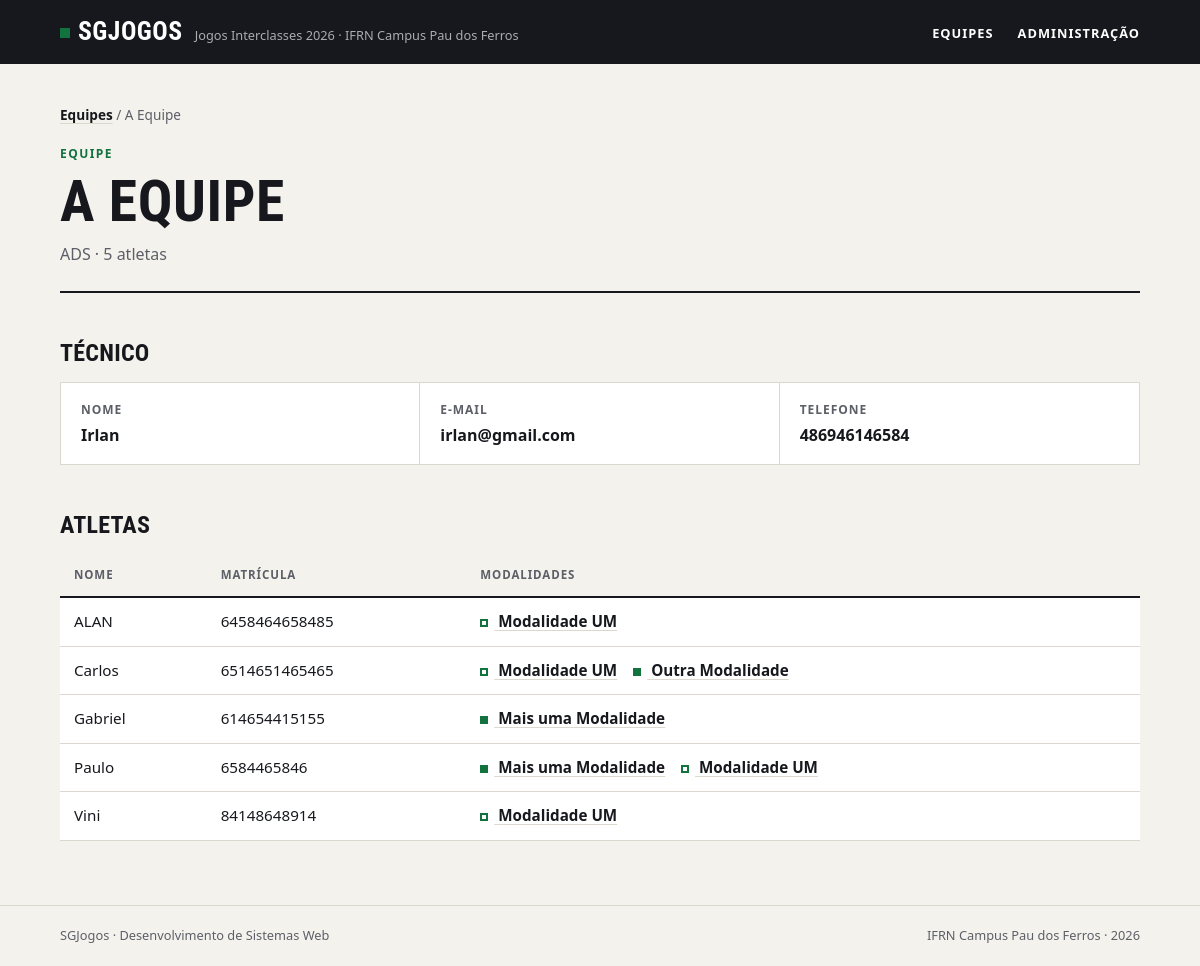
The page /equipes/4/ on the database its author committed.
### jogos/models.py (models this page shows, shortened)
class Equipe(models.Model):
    nome = models.CharField(max_length=100, unique=True)
    curso = models.CharField(max_length=100)
    cor = models.CharField(max_length=100)
    criada_em = models.DateTimeField(auto_now_add=True)
    class Meta:
        verbose_name = "equipe"
        verbose_name_plural = "equipes"
        ordering = ["nome"]

class Atleta(models.Model):
    nome = models.CharField(max_length=100)
    matricula = models.CharField(max_length=50, unique=True)
    data_nascimento = models.DateField()
    equipe = models.ForeignKey(
        Equipe,
        on_delete=models.PROTECT,
        related_name="atletas",
    )
    modalidades = models.ManyToManyField(
        Modalidade,
        related_name="atletas",
        blank=True,
    )
    class Meta:
        verbose_name = "atleta"
        verbose_name_plural = "atletas"
        ordering = ["nome"]

class Modalidade(models.Model):
    nome = models.CharField(max_length=100, unique=True)
    tipo = models.CharField(choices=[("individual", "Individual"), ("coletivo", "Coletivo")], default="individual", max_length=20)
    max_atletas = models.PositiveIntegerField()
    class Meta:
        verbose_name = "modalidade"
        verbose_name_plural = "modalidades"
        ordering = ["nome"]

### jogos/views.py (the view)
# urls.py: path("equipes/<int:id>/", views.equipe, name="equipe"),
def equipe(request, id):
    equipe = get_object_or_404(
        Equipe.objects.annotate(
            total_atletas=Count("atletas", distinct=True),
            tecnico_nome=F("tecnico__nome"),
            tecnico_email=F("tecnico__email"),
            tecnico_telefone=F("tecnico__telefone"),
        ),
        pk=id,
    )
    atletas = Atleta.objects.filter(equipe=equipe).prefetch_related("modalidades").order_by("nome")
    return render(request, "jogos/equipe.html", {"equipe": equipe, "atletas": atletas})

### jogos/templates/jogos/equipe.html (shortened to what this page needs)
{% extends "jogos/base.html" %}
{% block conteudo %}
<nav class="trilha"><a href="{% url 'jogos:index' %}">Equipes</a> / {{ equipe.nome }}</nav>
<header class="topo">
    <span class="sobretitulo">Equipe</span>
    <h1>{{ equipe.nome }}</h1>
    <p class="descricao">{{ equipe.curso }} · {{ equipe.total_atletas }} atletas</p>
</header>
{% if equipe.tecnico_nome %}
    <h2>Técnico</h2>
    <dl class="numeros ficha">
        <div>
            <dt>Nome</dt>
            <dd>{{ equipe.tecnico_nome }}</dd>
        </div>
        <div>
            <dt>E-mail</dt>
            <dd>{{ equipe.tecnico_email }}</dd>
        </div>
        <div>
            <dt>Telefone</dt>
            <dd>{{ equipe.tecnico_telefone }}</dd>
        </div>
    </dl>
{% else %}
    <p class="aviso">Esta equipe ainda não tem um técnico cadastrado.</p>
{% endif %}
<h2>Atletas</h2>
<div class="tabela">
    <table>
        <thead>
            <tr>
                <th>Nome</th>
                <th>Matrícula</th>
                <th>Modalidades</th>
            </tr>
        </thead>
        <tbody>
            {% for atleta in atletas %}
                <tr>
                    <td>{{ atleta.nome }}</td>
                    <td>{{ atleta.matricula }}</td>
                    <td>
                        <ul class="modalidades">
                            {% for modalidade in atleta.modalidades.all %}
                                <li>
                                    <a
                                        class="{% if modalidade.tipo == 'individual' %}individual{% endif %}"
                                        href="{% url 'jogos:modalidade' modalidade.id %}"
                                    >
                                        {{ modalidade.nome }}
                                    </a>
                                </li>
                            {% empty %}
                                <li><span class="aviso">Nenhuma modalidade</span></li>
                            {% endfor %}
                        </ul>
                    </td>
                </tr>
            {% empty %}
                <tr>
                    <td class="vazio" colspan="3">Nenhum atleta inscrito.</td>
                </tr>
            {% endfor %}
        </tbody>
    </table>
</div>
{% endblock %}

### css/style.css (style rules this page uses)
:root { --papel: #f4f2ed; --branco: #ffffff; --tinta: #16181d; --tinta-suave: #5c5f67; --linha: #dcd8ce; --verde: #12733f; --verde-claro: #e2efe6; --fonte-texto: system-ui, -apple-system, "Segoe UI", Roboto, Ubuntu, "Helvetica Neue", Arial, sans-serif; --fonte-titulo: "Bahnschrift SemiCondensed", "Bahnschrift", "Avenir Next Condensed", "Roboto Condensed", "Ubuntu Condensed", "Arial Narrow", var(--fonte-texto); }
*, *::before, *::after { box-sizing: border-box; }
* { margin: 0; padding: 0; }
body { min-height: 100vh; display: flex; flex-direction: column; background: var(--papel); color: var(--tinta); font-family: var(--fonte-texto); font-size: 1rem; line-height: 1.55; -webkit-font-smoothing: antialiased; }
a { color: inherit; }
ul { list-style: none; }
h1, h2, h3 { font-family: var(--fonte-titulo); font-stretch: condensed; font-weight: 700; line-height: 1.05; text-transform: uppercase; letter-spacing: 0.01em; }
.topo { padding-bottom: 24px; margin-bottom: 32px; border-bottom: 2px solid var(--tinta); }
.sobretitulo { display: block; margin-bottom: 8px; color: var(--verde); font-size: 0.75rem; font-weight: 700; letter-spacing: 0.12em; text-transform: uppercase; }
h1 { font-size: clamp(2.2rem, 6vw, 3.6rem); }
.descricao { max-width: 60ch; margin-top: 10px; color: var(--tinta-suave); }
h2 { margin: 48px 0 16px; font-size: 1.5rem; }
.trilha { margin-bottom: 20px; color: var(--tinta-suave); font-size: 0.85rem; }
.trilha a { color: var(--tinta); font-weight: 600; text-decoration-color: var(--linha); text-underline-offset: 3px; }
.numeros { display: grid; grid-template-columns: repeat(auto-fit, minmax(180px, 1fr)); border: 1px solid var(--linha); background: var(--branco); }
.numeros div { padding: 18px 20px; border-right: 1px solid var(--linha); }
.numeros div:last-child { border-right: none; }
.numeros dt { color: var(--tinta-suave); font-size: 0.75rem; font-weight: 700; letter-spacing: 0.08em; text-transform: uppercase; }
.numeros dd { margin-top: 4px; font-family: var(--fonte-titulo); font-stretch: condensed; font-size: 1.6rem; font-weight: 700; line-height: 1.15; font-variant-numeric: tabular-nums; overflow-wrap: anywhere; }
.tabela { overflow-x: auto; }
table { width: 100%; border-collapse: collapse; background: var(--branco); font-size: 0.95rem; font-variant-numeric: tabular-nums; }
th, td { padding: 12px 14px; border-bottom: 1px solid var(--linha); text-align: left; vertical-align: top; }
th { border-bottom: 2px solid var(--tinta); background: var(--papel); color: var(--tinta-suave); font-size: 0.72rem; font-weight: 700; letter-spacing: 0.08em; text-transform: uppercase; }
td a { font-weight: 600; text-decoration-color: var(--linha); text-underline-offset: 3px; }
.modalidades { display: flex; flex-wrap: wrap; gap: 4px 16px; }
.modalidades a::before { content: ""; display: inline-block; width: 8px; height: 8px; margin-right: 6px; background: var(--verde); }
.modalidades a.individual::before { background: transparent; box-shadow: inset 0 0 0 2px var(--verde); }
.numeros.ficha dd { font-family: var(--fonte-texto); font-stretch: normal; font-size: 1rem; font-weight: 600; line-height: 1.4; }

### rows shown on the page
Equipe: nome "A Equipe", nome "A EQUIPE", curso "ADS", total_atletas "5", tecnico_nome "Irlan", tecnico_email "irlan@gmail.com", tecnico_telefone "486946146584"
Atleta: nome "ALAN", matricula "6458464658485"
Modalidade: nome "Modalidade UM"
Atleta: nome "Carlos", matricula "6514651465465"
Modalidade: nome "Outra Modalidade"
Atleta: nome "Gabriel", matricula "614654415155"
Modalidade: nome "Mais uma Modalidade"
Atleta: nome "Paulo", matricula "6584465846"
Atleta: nome "Vini", matricula "84148648914"
